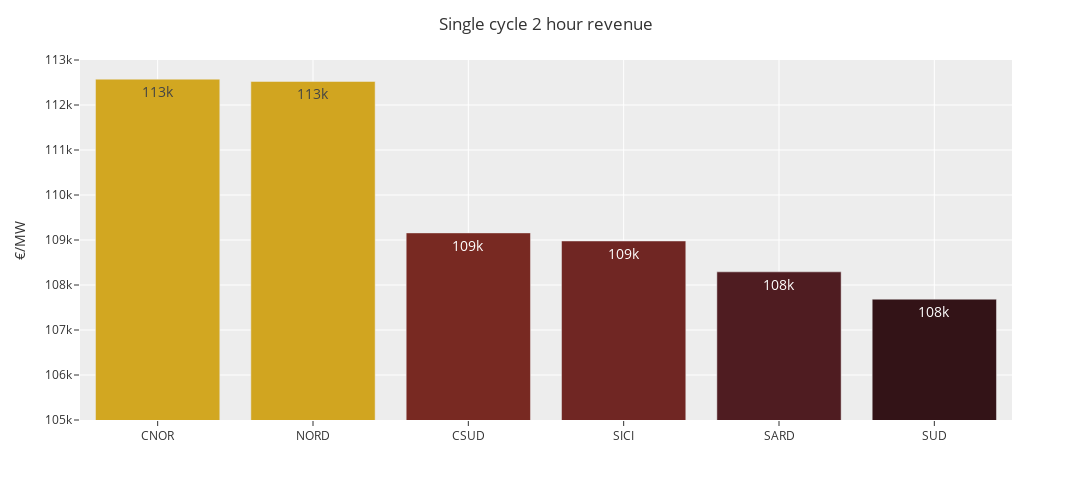

The code cell stored with this chart in its notebook:
### Code cell
fig = px.bar(
    single_cycle_2hr_df,
    color=single_cycle_2hr_df.revenue.values,
    color_continuous_scale='solar',
    color_continuous_midpoint=111e3,
    text_auto='.3s'
)

fig.update_layout(
    title='Single cycle 2 hour revenue',
    xaxis={'categoryorder':'total descending'},
    xaxis_title='',
    yaxis_title='€/MW',
    yaxis_range=[105e3, 113e3],
    template='ggplot2',
    width=1200,
    height=500,
)
fig.update_coloraxes(showscale=False)
fig.update_traces(textfont_size=14, textposition='inside')

fig.write_image('../figures/single-cycle-2hr.jpeg', scale=5, engine='orca')
fig

### Figure 1 — Plotly figure (JSON) as saved in the notebook; plotly's stock layout.template omitted (floating-point values rounded to 4 significant figures)
{"data": [{"alignmentgroup": "True", "hovertemplate": "index=%{x}<br>value=%{y}<br>color=%{marker.color}<extra></extra>", "legendgroup": "", "marker": {"color": [112500.0, 112600.0, 109200.0, 107700.0, 109000.0, 108300.0], "coloraxis": "coloraxis", "pattern": {"shape": ""}}, "name": "", "offsetgroup": "", "orientation": "v", "showlegend": false, "textfont": {"size": 14}, "textposition": "inside", "texttemplate": "%{y:.3s}", "type": "bar", "x": ["NORD", "CNOR", "CSUD", "SUD", "SICI", "SARD"], "xaxis": "x", "y": [112500.0, 112600.0, 109200.0, 107700.0, 109000.0, 108300.0], "yaxis": "y"}], "layout": {"barmode": "relative", "coloraxis": {"cmid": 111000, "colorbar": {"title": {"text": "color"}}, "colorscale": [[0, "rgb(51, 19, 23)"], [0.09091, "rgb(79, 28, 33)"], [0.1818, "rgb(108, 36, 36)"], [0.2727, "rgb(135, 47, 32)"], [0.3636, "rgb(157, 66, 25)"], [0.4545, "rgb(174, 88, 20)"], [0.5455, "rgb(188, 111, 19)"], [0.6364, "rgb(199, 137, 22)"], [0.7273, "rgb(209, 164, 32)"], [0.8182, "rgb(217, 192, 44)"], [0.9091, "rgb(222, 222, 59)"], [1, "rgb(224, 253, 74)"]], "showscale": false}, "height": 500, "legend": {"tracegroupgap": 0}, "margin": {"t": 60}, "title": {"text": "Single cycle 2 hour revenue"}, "width": 1200, "xaxis": {"anchor": "y", "categoryorder": "total descending", "domain": [0, 1], "title": {"text": ""}}, "yaxis": {"anchor": "x", "domain": [0, 1], "range": [105000, 113000], "title": {"text": "€/MW"}}}}
